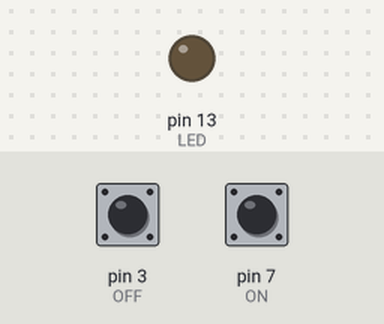
A sketch run on a simulated Arduino Uno, built with avr-gcc and run on an emulated ATmega328P. Parts: output pins drawn as LEDs (lit = HIGH). Inputs (shaded band) come from the test bench; at power-on: pin 7 (ON) HIGH, pin 3 (OFF) HIGH.

Above: at 1.2 s.
1.3 s: pin 7 (ON) pulled LOW for 0.15 s
At 2.3 s:
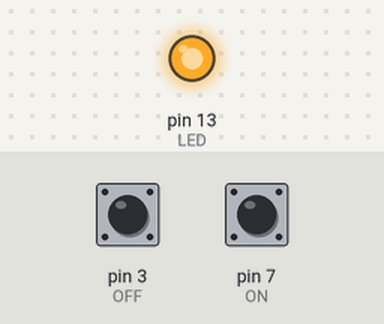
4.4 s: pin 7 (ON) pulled LOW for 3.2 s
At 12.4 s:
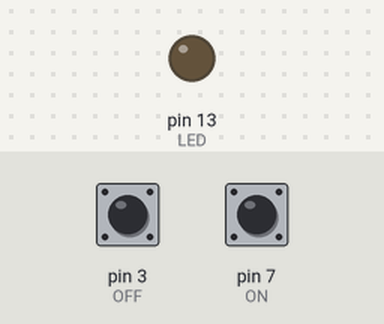
Timing chart, 0 to 13.9 s (numbered marks = the images above; inputs shaded):
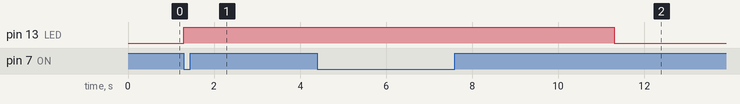

The sketch:

Arduino_Task.ino
```cpp
//#####################################################//
//***************INTERRUPT_EXAMPLE********************//
//**************Ahmed_Amir_Mohamed*******************//
//******************7/10/2016***********************//
//#################################################//

const byte LED = 13; // Define LED Pin Number
const byte ON = 7; // Define ON Push button Pin number
const byte OFF = 3; // Define OFF push button Pin number

void setup()
{
pinMode(LED, OUTPUT); // Setting LED pin as O/P
pinMode(ON, INPUT_PULLUP); // Setting ON push button as I/P
pinMode(OFF, INPUT_PULLUP); // Setting OFF push button as I/P
attachInterrupt(digitalPinToInterrupt(OFF), SHUTDOWN , FALLING);
// Enable Interrupt on PIN No.3 with Interrupt service routine to shotdown the LED when a falling edge has happened
}

void loop()
{
  if (digitalRead (ON)==LOW)
  {
  digitalWrite(LED,HIGH);
  delay (5000);
  }
  else
  {
    digitalWrite(LED,LOW);
  }
}

void SHUTDOWN()
{
  digitalWrite(LED, LOW);
}
```

Measured:
- after the input at 1.3 s, pin 13 (LED): LOW → HIGH at once
- after the input at 4.4 s, pin 13 (LED): HIGH → LOW after 6.9 s instead of 1.9 s
